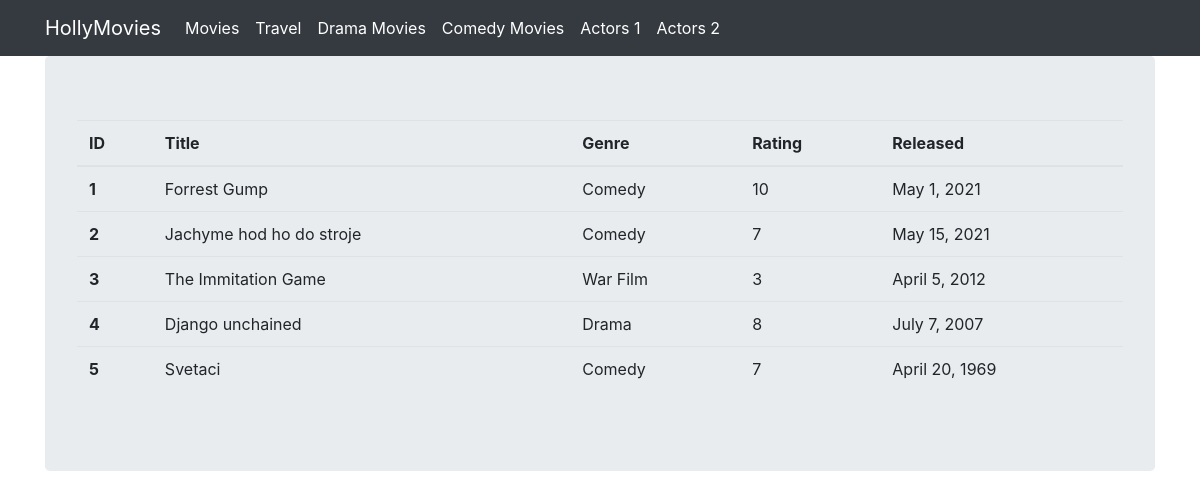
Screenshot of /movies/class/list with the database file from the repository.
### viewer/models.py (models this page shows, shortened)
class Movie(Model):
  title = CharField(max_length=128)
  genre = ForeignKey(Genre, on_delete=DO_NOTHING)
  rating = IntegerField()
  released = DateField()
  description = TextField()
  created = DateTimeField(auto_now_add=True)

class Genre(Model):
    name = CharField(max_length=128)
    def __str__(self):
        return f'{self.name}'

### viewer/views.py (the view)
# urls.py: path('movies/class/list', MoviesListView.as_view(), name='movies_list'),
class MoviesListView(ListView):
    template_name = 'movies_list.html'
    model = Movie

### viewer/Templates/movies_list.html
{% extends "base.html" %}
{% block content %}
<table class="table">
    <thead>
        <tr>
            <th scope="col">ID</th>
            <th scope="col">Title</th>
            <th scope="col">Genre</th>
            <th scope="col">Rating</th>
            <th scope="col">Released</th>
        </tr>
    <tbody>
        {% for movie in object_list %}
    <tr>
        <th scope="row">{{ movie.id }}</th>
            <td>{{ movie.title }}</td>
            <td>{{ movie.genre }}</td>
            <td>{{ movie.rating }}</td>
            <td>{{ movie.released }}</td>
    </tr>
        {% endfor %}
    </tbody>
    </thead>
{% endblock %}

### rows the page displays
Movie: id "1", title "Forrest Gump", genre "Comedy", rating "10", released "May 1, 2021"
Movie: id "2", title "Jachyme hod ho do stroje", genre "Comedy", rating "7", released "May 15, 2021"
Movie: id "3", title "The Immitation Game", genre "War Film", rating "3", released "April 5, 2012"
Movie: id "4", title "Django unchained", genre "Drama", rating "8", released "July 7, 2007"
Movie: id "5", title "Svetaci", genre "Comedy", rating "7", released "April 20, 1969"
